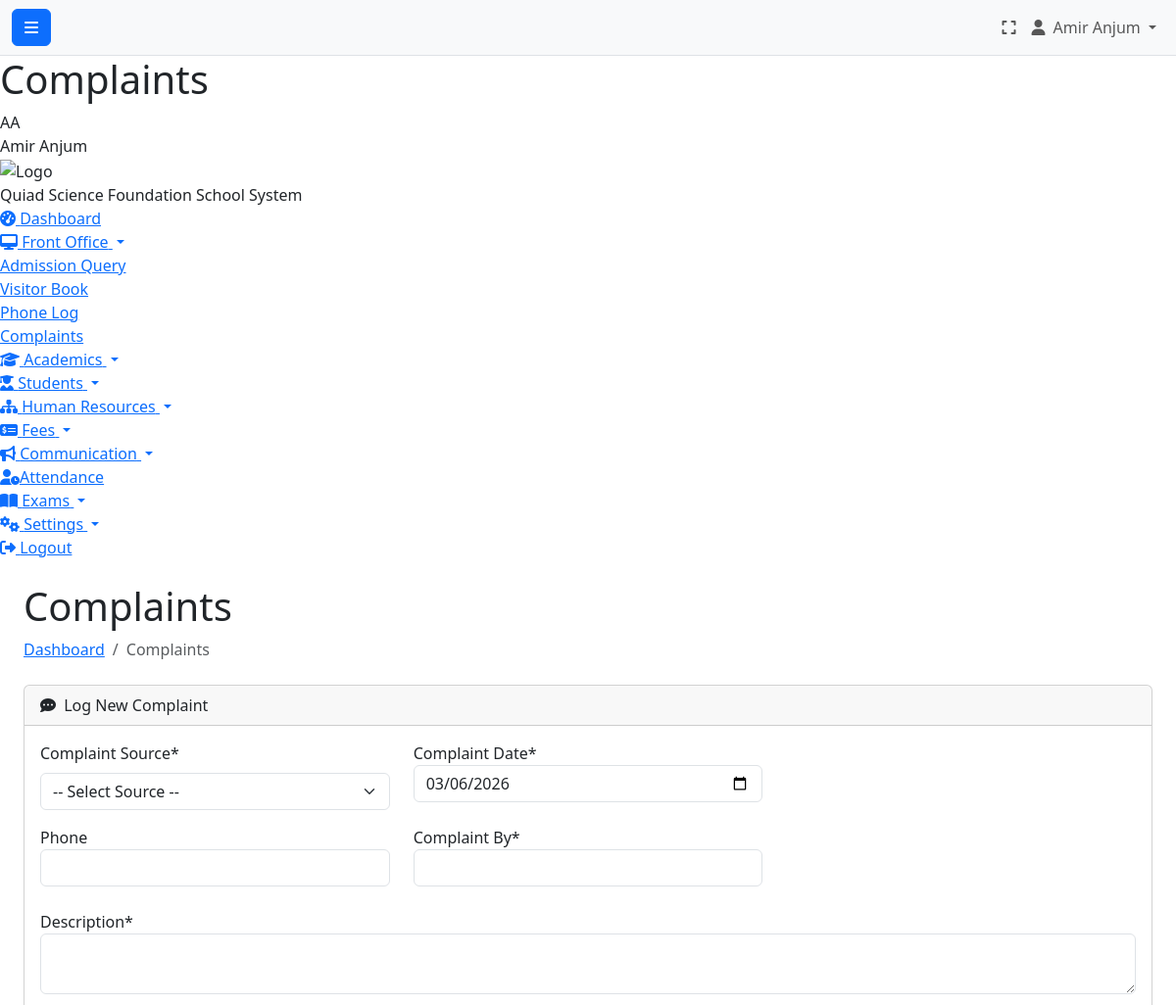
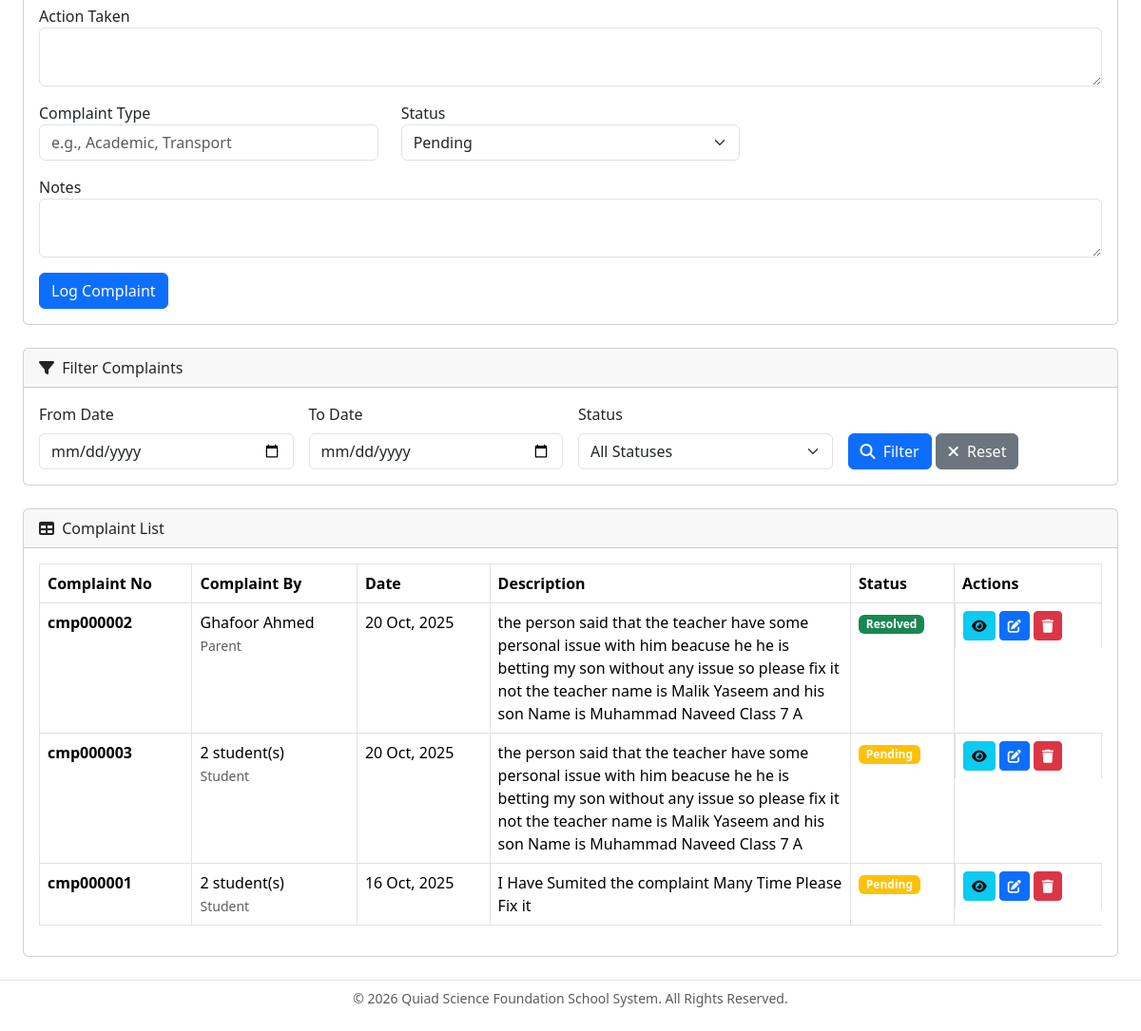
/branchadmin/frontoffice/complaints.php (signed in), run on the app's committed database (2 pictures, top to bottom).
### tables this page shows
CREATE TABLE `complaints` (
  `id` int(11) NOT NULL,
  `complaint_no` varchar(20) NOT NULL,
  `branch_id` int(11) NOT NULL,
  `complaint_source` enum('student','teacher','parent','public') NOT NULL,
  `source_person_id` int(11) DEFAULT NULL COMMENT 'user_id for teacher, parent_id for parent',
  `source_student_ids` text DEFAULT NULL COMMENT 'Comma-separated student IDs',
  `complaint_by` varchar(100) NOT NULL,
  `phone` varchar(20) DEFAULT NULL,
  `complaint_date` date NOT NULL,
  `description` text NOT NULL,
  `action_taken` text DEFAULT NULL,
  `notes` text DEFAULT NULL,
  `complaint_type` varchar(100) DEFAULT NULL,
  `status` enum('pending','in_progress','resolved') NOT NULL DEFAULT 'pending',
  `created_by` int(11) DEFAULT NULL,
  `created_at` timestamp NOT NULL DEFAULT current_timestamp()
);

### branchadmin/frontoffice/complaints.php (the view, shortened to what this page needs)
<?php
$page_title = "Complaints";
require_once dirname(__DIR__, 2) . '/config.php';
$branch_id = $_SESSION['branch_id'];
$edit_complaint = null;
$filter_start_date = $_GET['filter_start_date'] ?? '';
$filter_end_date = $_GET['filter_end_date'] ?? '';
$limit = 15;
$page = isset($_GET['page']) ? (int)$_GET['page'] : 1;
$offset = ($page - 1) * $limit;
$sql_params = [$branch_id];
$where_clause = "";
$sql = "SELECT id, complaint_no, complaint_by, complaint_source, complaint_date, description, status FROM complaints WHERE branch_id = ? {$where_clause} ORDER BY complaint_date DESC LIMIT ? OFFSET ?";
$stmt = $db->prepare($sql);
$param_index = 1;
foreach ($sql_params as $param) {
    $stmt->bindValue($param_index++, $param);
}
$stmt->bindValue($param_index++, $limit, PDO::PARAM_INT);
$stmt->bindValue($param_index++, $offset, PDO::PARAM_INT);
$stmt->execute();
$complaints = $stmt->fetchAll();
require_once ROOT_PATH . '/header.php';
?>
<?php require_once ROOT_PATH . '/sidebar_branchadmin.php'; ?>
<?php require_once ROOT_PATH . '/navbar.php'; ?>
<div class="container-fluid px-4">
    <h1 class="mt-4"><?php echo $page_title; ?></h1>
    <ol class="breadcrumb mb-4">
        <li class="breadcrumb-item"><a href="../dashboard.php">Dashboard</a></li>
        <li class="breadcrumb-item active">Complaints</li>
    </ol>
    <div class="card mb-4">
        <div class="card-header"><i class="fas fa-comment-dots me-1"></i> <?php echo $edit_complaint ? 'Edit' : 'Log New'; ?> Complaint</div>
        <div class="card-body">
            <form action="complaints.php" method="POST">
                <div class="row">
                    <div class="col-md-4 mb-3">
                        <label for="complaint_source" class="form-label">Complaint Source*</label>
                        <select name="complaint_source" id="complaint_source" class="form-select" required <?php if ($edit_complaint) echo 'readonly'; ?>>
                            <option value="">-- Select Source --</option>
                        </select>
                    </div>
                    <div class="col-md-4 mb-3"><label>Complaint Date*</label><input type="date" name="complaint_date" class="form-control" required value="<?php echo htmlspecialchars($edit_complaint['complaint_date'] ?? date('Y-m-d')); ?>"></div>
                </div>
                <div class="row" id="common-fields">
                    <div class="col-md-4 mb-3">
                        <label for="phone">Phone</label>
                        <input type="text" id="phone" name="phone" class="form-control" value="<?php echo htmlspecialchars($edit_complaint['phone'] ?? ''); ?>">
                    </div>
                    <div class="col-md-4 mb-3" id="complaint_by_container">
                        <label for="complaint_by">Complaint By*</label>
                        <input type="text" id="complaint_by" name="complaint_by" class="form-control" value="<?php echo htmlspecialchars($edit_complaint['complaint_by'] ?? ''); ?>" required>
                    </div>
                </div>
                <div class="mb-3"><label>Description*</label><textarea name="description" class="form-control" rows="2" required><?php echo htmlspecialchars($edit_complaint['description'] ?? ''); ?></textarea></div>
                <div class="mb-3"><label>Action Taken</label><textarea name="action_taken" class="form-control" rows="2"><?php echo htmlspecialchars($edit_complaint['action_taken'] ?? ''); ?></textarea></div>
                <div class="row">
                    <div class="col-md-4 mb-3"><label>Complaint Type</label><input type="text" name="complaint_type" class="form-control" placeholder="e.g., Academic, Transport" value="<?php echo htmlspecialchars($edit_complaint['complaint_type'] ?? ''); ?>"></div>
                    <div class="col-md-4 mb-3"><label>Status</label><select name="status" class="form-select"><option value="pending" <?php echo (($edit_complaint['status'] ?? '') == 'pending') ? 'selected' : ''; ?>>Pending</option></select></div>
                </div>
                <div class="mb-3"><label>Notes</label><textarea name="notes" class="form-control" rows="2"><?php echo htmlspecialchars($edit_complaint['notes'] ?? ''); ?></textarea></div>
                <button type="submit" class="btn btn-primary"><?php echo $edit_complaint ? 'Update' : 'Log'; ?> Complaint</button>
            </form>
        </div>
    </div>
    <div class="card mb-4">
        <div class="card-header"><i class="fas fa-filter me-1"></i> Filter Complaints</div>
        <div class="card-body">
            <form action="complaints.php" method="GET" class="row g-3 align-items-end">
                <div class="col-md-3">
                    <label for="filter_start_date" class="form-label">From Date</label>
                    <input type="date" id="filter_start_date" name="filter_start_date" class="form-control" value="<?php echo htmlspecialchars($filter_start_date); ?>">
                </div>
                <div class="col-md-3">
                    <label for="filter_end_date" class="form-label">To Date</label>
                    <input type="date" id="filter_end_date" name="filter_end_date" class="form-control" value="<?php echo htmlspecialchars($filter_end_date); ?>">
                </div>
                <div class="col-md-3">
                    <label for="filter_status" class="form-label">Status</label>
                    <select id="filter_status" name="filter_status" class="form-select">
                        <option value="">All Statuses</option>
                    </select>
                </div>
                <div class="col-md-3">
                    <button type="submit" class="btn btn-primary"><i class="fas fa-search me-1"></i> Filter</button>
                    <a href="complaints.php" class="btn btn-secondary"><i class="fas fa-times me-1"></i> Reset</a>
                </div>
            </form>
        </div>
    </div>
    <div class="card mb-4">
        <div class="card-header"><i class="fas fa-table me-1"></i> Complaint List</div>
        <div class="card-body">
            <div class="table-responsive">
                <table class="table table-bordered">
                    <thead><tr><th>Complaint No</th><th>Complaint By</th><th>Date</th><th>Description</th><th>Status</th><th>Actions</th></tr></thead>
                    <tbody>
                        <?php if (empty($complaints)): ?>
                            <tr><td colspan="6" class="text-center">No complaints logged.</td></tr>
                        <?php else: foreach ($complaints as $complaint): ?>
                            <tr>
                                <td><strong><?php echo htmlspecialchars($complaint['complaint_no']); ?></strong></td>
                                <td><?php echo htmlspecialchars($complaint['complaint_by']); ?><br><small class="text-muted"><?php echo ucfirst($complaint['complaint_source']); ?></small></td>
                                <td><?php echo date('d M, Y', strtotime($complaint['complaint_date'])); ?></td>
                                <td style="max-width: 300px;"><?php echo htmlspecialchars($complaint['description']); ?></td>
                                <td>
                                    <?php
                                    $status_class = ['pending' => 'warning', 'in_progress' => 'info', 'resolved' => 'success'];
                                    echo '<span class="badge bg-' . ($status_class[$complaint['status']] ?? 'light') . '">' . ucfirst($complaint['status']) . '</span>';
                                    ?>
                                </td>
                                <td class="d-flex gap-1">
                                    <a href="view_complaint.php?id=<?php echo $complaint['id']; ?>" class="btn btn-sm btn-info" title="View Details"><i class="fas fa-eye"></i></a>
                                    <a href="complaints.php?action=edit&id=<?php echo $complaint['id']; ?>" class="btn btn-sm btn-primary" title="Edit"><i class="fas fa-edit"></i></a>
                                    <form action="complaints.php" method="POST" class="d-inline" onsubmit="return confirm('Are you sure you want to delete this complaint?');">
                                        <button type="submit" class="btn btn-sm btn-danger" title="Delete"><i class="fas fa-trash"></i></button>
                                    </form>
                                </td>
                            </tr>
                        <?php endforeach; endif; ?>
                    </tbody>
                </table>
            </div>
        </div>
    </div>
</div>
<?php require_once ROOT_PATH . '/footer.php'; ?>

### data on the page
complaints: complaint_no "cmp000002", complaint_by "Ghafoor Ahmed", complaint_source "Parent", complaint_date "20 Oct, 2025", description "the person said that the teacher have some personal issue with him beacuse he he is betting my son without any issue so please fix it not the teacher name is Malik Yaseem and his son Name is Muhammad Naveed Class 7 A", status "Resolved"
complaints: complaint_no "cmp000003", complaint_by "2 student(s)", complaint_source "Student", complaint_date "20 Oct, 2025", description "the person said that the teacher have some personal issue with him beacuse he he is betting my son without any issue so please fix it not the teacher name is Malik Yaseem and his son Name is Muhammad Naveed Class 7 A", status "Pending"
complaints: complaint_no "cmp000001", complaint_by "2 student(s)", complaint_source "Student", complaint_date "16 Oct, 2025", description "I Have Sumited the complaint Many Time Please Fix it", status "Pending"

### other printed values
$_SESSION['full_name'] "Amir Anjum"
$page_title "Complaints"
get_user_initials($_SESSION['full_name']) "AA"
SITE_NAME "Quiad Science Foundation School System"
